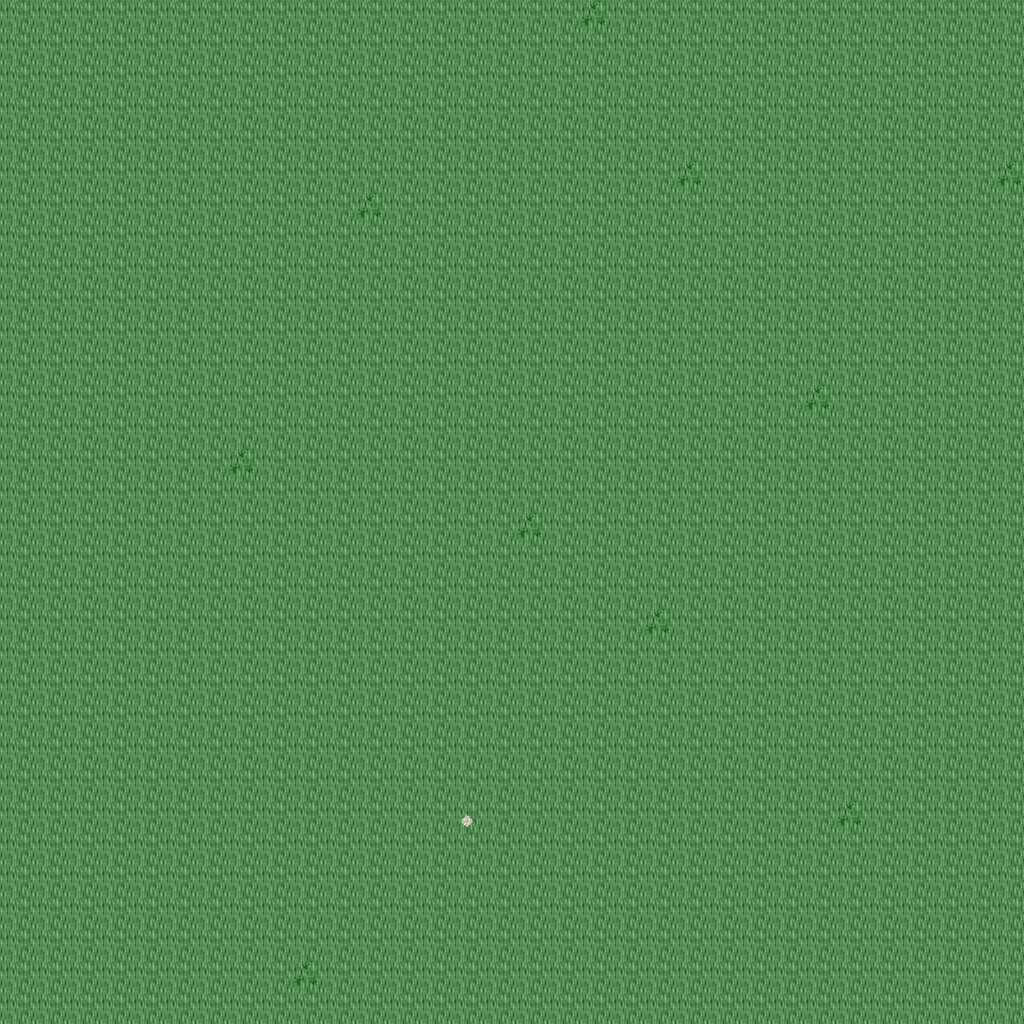

This game map was drawn from its Tiled (.tmx) file and the tilesets committed beside it. A one-line description and the trimmed map source follow:
An orthogonal 32x32 tile map with 32x32 px tiles, 5 tile layers (Ground, Objects, Objects2, Above, ...), 1 hidden layer not drawn, 43 tilesets.

<map version="1.10" tiledversion="1.11.0" orientation="orthogonal" renderorder="right-down" width="32" height="32" tilewidth="32" tileheight="32" infinite="0" nextlayerid="11" nextobjectid="1">
 <tileset firstgid="1" name="ground_ground" tilewidth="32" tileheight="32" tilecount="33" columns="3">
  <image source="../drawable/ground_ground.png" width="96" height="352" />
 </tileset>
 <tileset firstgid="34" name="ground_water_water" tilewidth="32" tileheight="32" tilecount="24" columns="3">
  <image source="../drawable/ground_water_water.png" width="96" height="256" />
 </tileset>
 <tileset firstgid="58" name="ground_square_patch" tilewidth="32" tileheight="32" tilecount="9" columns="3">
  <image source="../drawable/ground_square_patch.png" width="96" height="96" />
 </tileset>
 <tileset firstgid="67" name="building_wall_wall_brown" tilewidth="32" tileheight="32" tilecount="12" columns="3">
  <image source="../drawable/building_wall_wall_brown.png" width="96" height="128" />
 </tileset>
 <tileset firstgid="79" name="ground_water_pool_grassy" tilewidth="32" tileheight="32" tilecount="27" columns="9">
  <image source="../drawable/ground_water_pool_grassy.png" width="288" height="96" />
 </tileset>
 <tileset firstgid="106" name="ground_ridge_earth_dark" tilewidth="32" tileheight="32" tilecount="96" columns="12">
  <image source="../drawable/ground_ridge_earth_dark.png" width="384" height="256" />
 </tileset>
 <tileset firstgid="202" name="plant_grasses" tilewidth="32" tileheight="32" tilecount="6" columns="3">
  <image source="../drawable/plant_grasses.png" width="96" height="64" />
 </tileset>
 <tileset firstgid="208" name="plant_flower_daisy_white" tilewidth="32" tileheight="32" tilecount="8" columns="2">
  <image source="../drawable/plant_flower_daisy_white.png" width="64" height="128" />
 </tileset>
 <tileset firstgid="216" name="ground_rock_pebbles" tilewidth="32" tileheight="32" tilecount="3" columns="1">
  <image source="../drawable/ground_rock_pebbles.png" width="32" height="96" />
 </tileset>
 <tileset firstgid="219" name="ground_rock_rocks_2" tilewidth="32" tileheight="32" tilecount="4" columns="2">
  <image source="../drawable/ground_rock_rocks_2.png" width="64" height="64" />
 </tileset>
 <tileset firstgid="223" name="item_pot_pot_grey" tilewidth="32" tileheight="32" tilecount="1" columns="1">
  <image source="../drawable/item_pot_pot_grey.png" width="32" height="32" />
 </tileset>
 <tileset firstgid="224" name="plant_bush_bushes" tilewidth="32" tileheight="32" tilecount="10" columns="5">
  <image source="../drawable/plant_bush_bushes.png" width="160" height="64" />
 </tileset>
 <tileset firstgid="234" name="ground_ladder_vertical_dark" tilewidth="32" tileheight="32" tilecount="3" columns="3">
  <image source="../drawable/ground_ladder_vertical_dark.png" width="96" height="32" />
 </tileset>
 <tileset firstgid="237" name="ground_ladder_horizontal_dark" tilewidth="32" tileheight="32" tilecount="3" columns="1">
  <image source="../drawable/ground_ladder_horizontal_dark.png" width="32" height="96" />
 </tileset>
 <tileset firstgid="240" name="plant_flower_daisy_blue" tilewidth="32" tileheight="32" tilecount="8" columns="2">
  <image source="../drawable/plant_flower_daisy_blue.png" width="64" height="128" />
 </tileset>
 <tileset firstgid="248" name="ground_grass_edges" tilewidth="32" tileheight="32" tilecount="36" columns="12">
  <image source="../drawable/ground_grass_edges.png" width="384" height="96" />
 </tileset>
 <tileset firstgid="284" name="ground_grass_corners" tilewidth="32" tileheight="32" tilecount="24" columns="6">
  <image source="../drawable/ground_grass_corners.png" width="192" height="128" />
 </tileset>
 <tileset firstgid="308" name="ground_cobbled_paving" tilewidth="32" tileheight="32" tilecount="1" columns="1">
  <image source="../drawable/ground_cobbled_paving.png" width="32" height="32" />
 </tileset>
 <tileset firstgid="309" name="building_door_door_n" tilewidth="32" tileheight="32" tilecount="6" columns="3">
  <image source="../drawable/building_door_door_n.png" width="96" height="64" />
 </tileset>
 <tileset firstgid="315" name="building_door_closed" tilewidth="32" tileheight="32" tilecount="1" columns="1">
  <image source="../drawable/building_door_closed.png" width="32" height="32" />
 </tileset>
 <tileset firstgid="316" name="building_window_window_right" tilewidth="32" tileheight="32" tilecount="2" columns="2">
  <image source="../drawable/building_window_window_right.png" width="64" height="32" />
 </tileset>
 <tileset firstgid="318" name="plant_flower_daisy_red" tilewidth="32" tileheight="32" tilecount="8" columns="2">
  <image source="../drawable/plant_flower_daisy_red.png" width="64" height="128" />
 </tileset>
 <tileset firstgid="326" name="building_window_window_long" tilewidth="32" tileheight="32" tilecount="3" columns="3">
  <image source="../drawable/building_window_window_long.png" width="96" height="32" />
 </tileset>
 <tileset firstgid="329" name="plant_flower_daisy_yellow" tilewidth="32" tileheight="32" tilecount="8" columns="2">
  <image source="../drawable/plant_flower_daisy_yellow.png" width="64" height="128" />
 </tileset>
 <tileset firstgid="337" name="furniture_light_flames" tilewidth="32" tileheight="32" tilecount="6" columns="6">
  <image source="../drawable/furniture_light_flames.png" width="192" height="32" />
 </tileset>
 <tileset firstgid="343" name="building_fence_fence_chunky" tilewidth="32" tileheight="32" tilecount="21" columns="3">
  <image source="../drawable/building_fence_fence_chunky.png" width="96" height="224" />
 </tileset>
 <tileset firstgid="364" name="plant_tree_tree_green" tilewidth="32" tileheight="32" tilecount="88" columns="8">
  <image source="../drawable/plant_tree_tree_green.png" width="256" height="352" />
 </tileset>
 <tileset firstgid="452" name="plant_tree_tree_darkgreen" tilewidth="32" tileheight="32" tilecount="88" columns="8">
  <image source="../drawable/plant_tree_tree_darkgreen.png" width="256" height="352" />
 </tileset>
 <tileset firstgid="540" name="item_sign_large" tilewidth="32" tileheight="32" tilecount="15" columns="5">
  <image source="../drawable/item_sign_large.png" width="160" height="96" />
 </tileset>
 <tileset firstgid="555" name="ground_ladder_small" tilewidth="32" tileheight="32" tilecount="1" columns="1">
  <image source="../drawable/ground_ladder_small.png" width="32" height="32" />
 </tileset>
 <tileset firstgid="556" name="building_roof_blue" tilewidth="32" tileheight="32" tilecount="20" columns="5">
  <image source="../drawable/building_roof_blue.png" width="160" height="128" />
 </tileset>
 <tileset firstgid="576" name="building_decoration_chimney" tilewidth="32" tileheight="32" tilecount="2" columns="1">
  <image source="../drawable/building_decoration_chimney.png" width="32" height="64" />
 </tileset>
 <tileset firstgid="578" name="logic_creature_gnome" tilewidth="32" tileheight="32" tilecount="6" columns="6">
  <image source="../drawable/logic_creature_gnome.png" width="192" height="32" />
 </tileset>
 <tileset firstgid="584" name="logic_creature_rodent" tilewidth="32" tileheight="32" tilecount="8" columns="8">
  <image source="../drawable/logic_creature_rodent.png" width="256" height="32" />
 </tileset>
 <tileset firstgid="592" name="logic_creature_animal" tilewidth="32" tileheight="32" tilecount="32" columns="8">
  <image source="../drawable/logic_creature_animal.png" width="256" height="128" />
 </tileset>
 <tileset firstgid="624" name="logic_collision" tilewidth="32" tileheight="32" tilecount="1" columns="1">
  <image source="../drawable/logic_collision.png" width="32" height="32" />
 </tileset>
 <tileset firstgid="625" name="ground_water_water_corners" tilewidth="32" tileheight="32" tilecount="12" columns="6">
  <image source="../drawable/ground_water_water_corners.png" width="192" height="64" />
 </tileset>
 <tileset firstgid="637" name="ground_green_paving" tilewidth="32" tileheight="32" tilecount="18" columns="3">
  <image source="../drawable/ground_green_paving.png" width="96" height="192" />
 </tileset>
 <tileset firstgid="655" name="logic_protection" tilewidth="32" tileheight="32" tilecount="2" columns="2">
  <image source="../drawable/logic_protection.png" width="64" height="32" />
 </tileset>
 <tileset firstgid="657" name="light_yellow_light_5x5" tilewidth="32" tileheight="32" tilecount="25" columns="5">
  <image source="../drawable/light_yellow_light_5x5.png" width="160" height="160" />
 </tileset>
 <tileset firstgid="682" name="furniture_light_small_lamp" tilewidth="32" tileheight="32" tilecount="4" columns="4">
  <image source="../drawable/furniture_light_small_lamp.png" width="128" height="32" />
 </tileset>
 <tileset firstgid="686" name="light_door_light" tilewidth="32" tileheight="32" tilecount="12" columns="3">
  <image source="../drawable/light_door_light.png" width="96" height="128" />
 </tileset>
 <tileset firstgid="698" name="logic_creature_human_risecia" tilewidth="32" tileheight="32" tilecount="4" columns="4">
  <image source="../drawable/logic_creature_human_risecia.png" width="128" height="32" />
 </tileset>
 <layer id="1" name="Ground" width="32" height="32">
  <data>[1024 cells, 1024 non-empty, 1 distinct tile ids]</data>
 </layer>
 <layer id="2" name="Objects" width="32" height="32">
  <data>[1024 cells, 11 non-empty, 2 distinct tile ids]</data>
 </layer>
 <layer id="3" name="Objects2" width="32" height="32">
  <data>[1024 cells, 0 non-empty, 0 distinct tile ids]</data>
 </layer>
 <layer id="4" name="Above" width="32" height="32">
  <data>[1024 cells, 0 non-empty, 0 distinct tile ids]</data>
 </layer>
 <layer id="5" name="Above2" width="32" height="32">
  <data>[1024 cells, 0 non-empty, 0 distinct tile ids]</data>
 </layer>
 <layer id="6" name="Walkable" width="32" height="32" visible="0">
  <data>[1024 cells, 0 non-empty, 0 distinct tile ids]</data>
 </layer>
 <objectgroup id="7" name="Mapevents" />
 <objectgroup id="8" name="Spawn" />
 <objectgroup id="9" name="Keys" />
 <objectgroup id="10" name="Replace" />
</map>
